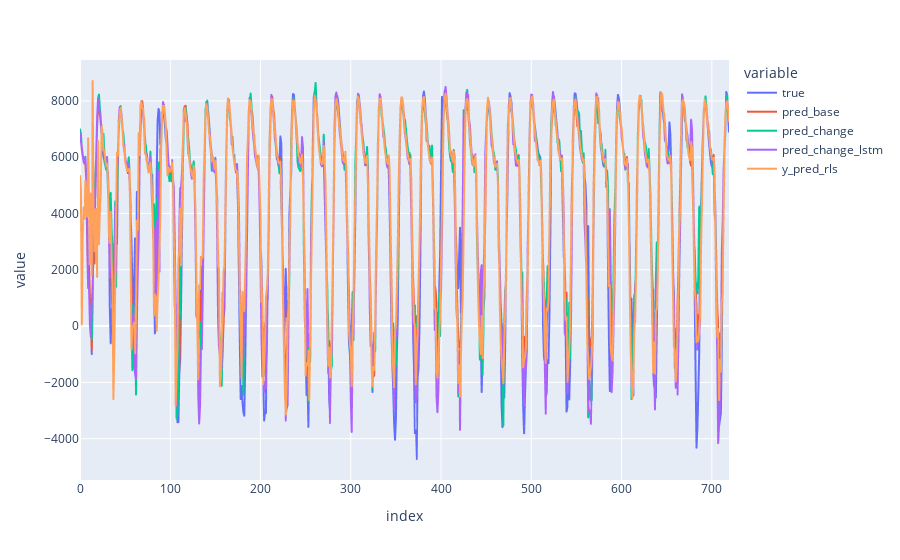

Notebook source saved alongside this figure:
### Code cell
# rf = RandomForestRegressor(n_estimators=100, random_state=42)

# X_train_rf = results[['pred_base', 'pred_change_lstm']].values
# y_train_rf = results['true'].values
# X_test_rf = results[['pred_base', 'pred_change_lstm']].values
# y_test_rf = results['true'].values

# rf.fit(X_train_rf, y_train_rf)
# y_pred_rf = rf.predict(X_test_rf)
# results['y_pred_rf'] = y_pred_rf

# px.line(results[['true', 'pred_base', 'pred_change_lstm', 'y_pred_rf']])

px.line(results)

### Figure 1 — Plotly figure (JSON) as saved in the notebook; plotly's stock layout.template omitted (floating-point values rounded to 4 significant figures; data arrays with more than 128 entries replaced by an {"elided": "..."} marker saying what was removed)
{"data": [{"hovertemplate": "variable=true<br>index=%{x}<br>value=%{y}<extra></extra>", "legendgroup": "true", "line": {"color": "#636efa", "dash": "solid"}, "marker": {"symbol": "circle"}, "mode": "lines", "name": "true", "showlegend": true, "type": "scattergl", "x": {"elided": "720 int values"}, "xaxis": "x", "y": {"elided": "720 float values"}, "yaxis": "y"}, {"hovertemplate": "variable=pred_base<br>index=%{x}<br>value=%{y}<extra></extra>", "legendgroup": "pred_base", "line": {"color": "#EF553B", "dash": "solid"}, "marker": {"symbol": "circle"}, "mode": "lines", "name": "pred_base", "showlegend": true, "type": "scattergl", "x": {"elided": "720 int values"}, "xaxis": "x", "y": {"elided": "720 float values"}, "yaxis": "y"}, {"hovertemplate": "variable=pred_change<br>index=%{x}<br>value=%{y}<extra></extra>", "legendgroup": "pred_change", "line": {"color": "#00cc96", "dash": "solid"}, "marker": {"symbol": "circle"}, "mode": "lines", "name": "pred_change", "showlegend": true, "type": "scattergl", "x": {"elided": "720 int values"}, "xaxis": "x", "y": {"elided": "720 float values"}, "yaxis": "y"}, {"hovertemplate": "variable=pred_change_lstm<br>index=%{x}<br>value=%{y}<extra></extra>", "legendgroup": "pred_change_lstm", "line": {"color": "#ab63fa", "dash": "solid"}, "marker": {"symbol": "circle"}, "mode": "lines", "name": "pred_change_lstm", "showlegend": true, "type": "scattergl", "x": {"elided": "720 int values"}, "xaxis": "x", "y": {"elided": "720 float values"}, "yaxis": "y"}, {"hovertemplate": "variable=y_pred_rls<br>index=%{x}<br>value=%{y}<extra></extra>", "legendgroup": "y_pred_rls", "line": {"color": "#FFA15A", "dash": "solid"}, "marker": {"symbol": "circle"}, "mode": "lines", "name": "y_pred_rls", "showlegend": true, "type": "scattergl", "x": {"elided": "720 int values"}, "xaxis": "x", "y": {"elided": "720 float values"}, "yaxis": "y"}], "layout": {"legend": {"title": {"text": "variable"}, "tracegroupgap": 0}, "margin": {"t": 60}, "xaxis": {"anchor": "y", "domain": [0, 1], "title": {"text": "index"}}, "yaxis": {"anchor": "x", "domain": [0, 1], "title": {"text": "value"}}}}
